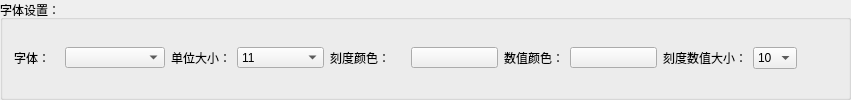
    <widget class="QGroupBox" name="groupBox">
     <property name="styleSheet">
      <string notr="true">#groupBox{
background-color: rgb(255, 255, 255);
}
</string>
     </property>
     <property name="title">
      <string>字体设置：</string>
     </property>
     <layout class="QGridLayout" name="gridLayout_5">
      <item row="0" column="0">
       <layout class="QHBoxLayout" name="horizontalLayout_2">
        <item>
         <widget class="QLabel" name="label">
          <property name="minimumSize">
           <size>
            <width>45</width>
            <height>28</height>
           </size>
          </property>
          <property name="maximumSize">
           <size>
            <width>45</width>
            <height>28</height>
           </size>
          </property>
          <property name="text">
           <string>字体：</string>
          </property>
         </widget>
        </item>
        <item>
         <widget class="QComboBox" name="fontStyle">
          <property name="minimumSize">
           <size>
            <width>100</width>
            <height>21</height>
           </size>
          </property>
          <property name="maximumSize">
           <size>
            <width>100</width>
            <height>21</height>
           </size>
          </property>
         </widget>
        </item>
        <item>
         <widget class="QLabel" name="label_2">
          <property name="minimumSize">
           <size>
            <width>45</width>
            <height>28</height>
           </size>
          </property>
          <property name="text">
           <string>单位大小：</string>
          </property>
         </widget>
        </item>
        <item>
         <widget class="QComboBox" name="fontSize">
          <property name="minimumSize">
           <size>
            <width>87</width>
            <height>21</height>
           </size>
          </property>
          <property name="maximumSize">
           <size>
            <width>87</width>
            <height>21</height>
           </size>
          </property>
          <item>
           <property name="text">
            <string>11</string>
           </property>
          </item>
          <item>
           <property name="text">
            <string>12</string>
           </property>
          </item>
          <item>
           <property name="text">
            <string>13</string>
           </property>
          </item>
          <item>
           <property name="text">
            <string>14</string>
           </property>
          </item>
          <item>
           <property name="text">
            <string>15</string>
           </property>
          </item>
          <item>
           <property name="text">
            <string>16</string>
           </property>
          </item>
          <item>
           <property name="text">
            <string>17</string>
           </property>
          </item>
          <item>
           <property name="text">
            <string>18</string>
           </property>
          </item>
          <item>
           <property name="text">
            <string>19</string>
           </property>
          </item>
          <item>
           <property name="text">
            <string>20</string>
           </property>
          </item>
          <item>
           <property name="text">
            <string>21</string>
           </property>
          </item>
          <item>
           <property name="text">
            <string>22</string>
           </property>
          </item>
          <item>
           <property name="text">
            <string>23</string>
           </property>
          </item>
          <item>
           <property name="text">
            <string>24</string>
           </property>
          </item>
          <item>
           <property name="text">
            <string>25</string>
           </property>
          </item>
          <item>
           <property name="text">
            <string>26</string>
           </property>
          </item>
          <item>
           <property name="text">
            <string>27</string>
           </property>
          </item>
          <item>
           <property name="text">
            <string>28</string>
           </property>
          </item>
          <item>
           <property name="text">
            <string>29</string>
           </property>
          </item>
          <item>
           <property name="text">
            <string>30</string>
           </property>
          </item>
         </widget>
        </item>
        <item>
         <widget class="QLabel" name="label_3">
          <property name="minimumSize">
           <size>
            <width>75</width>
            <height>28</height>
           </size>
          </property>
          <property name="maximumSize">
           <size>
            <width>75</width>
            <height>28</height>
           </size>
          </property>
          <property name="text">
           <string>刻度颜色：</string>
          </property>
         </widget>
        </item>
        <item>
         <widget class="QPushButton" name="axisColor">
          <property name="minimumSize">
           <size>
            <width>87</width>
            <height>21</height>
           </size>
          </property>
          <property name="maximumSize">
           <size>
            <width>87</width>
            <height>21</height>
           </size>
          </property>
          <property name="text">
           <string/>
          </property>
         </widget>
        </item>
        <item>
         <widget class="QLabel" name="label_20">
          <property name="text">
           <string>数值颜色：</string>
          </property>
         </widget>
        </item>
        <item>
         <widget class="QPushButton" name="axisvalColor">
          <property name="minimumSize">
           <size>
            <width>87</width>
            <height>21</height>
           </size>
          </property>
          <property name="maximumSize">
           <size>
            <width>87</width>
            <height>21</height>
           </size>
          </property>
          <property name="text">
           <string/>
          </property>
         </widget>
        </item>
        <item>
         <widget class="QLabel" name="label_21">
          <property name="text">
           <string>刻度数值大小：</string>
          </property>
         </widget>
        </item>
        <item>
         <widget class="QComboBox" name="axisvalSize">
          <item>
           <property name="text">
            <string>10</string>
           </property>
          </item>
          <item>
           <property name="text">
            <string>11</string>
           </property>
          </item>
          <item>
           <property name="text">
            <string>12</string>
           </property>
          </item>
          <item>
           <property name="text">
            <string>13</string>
           </property>
          </item>
          <item>
           <property name="text">
            <string>14</string>
           </property>
          </item>
          <item>
           <property name="text">
            <string>15</string>
           </property>
          </item>
          <item>
           <property name="text">
            <string>16</string>
           </property>
          </item>
          <item>
           <property name="text">
            <string>17</string>
           </property>
          </item>
          <item>
           <property name="text">
            <string>18</string>
           </property>
          </item>
          <item>
           <property name="text">
            <string>19</string>
           </property>
          </item>
          <item>
           <property name="text">
            <string>20</string>
           </property>
          </item>
         </widget>
        </item>
        <item>
         <spacer name="horizontalSpacer_4">
          <property name="orientation">
           <enum>Qt::Horizontal</enum>
          </property>
          <property name="sizeHint" stdset="0">
           <size>
            <width>40</width>
            <height>20</height>
           </size>
          </property>
         </spacer>
        </item>
       </layout>
      </item>
     </layout>
    </widget>
